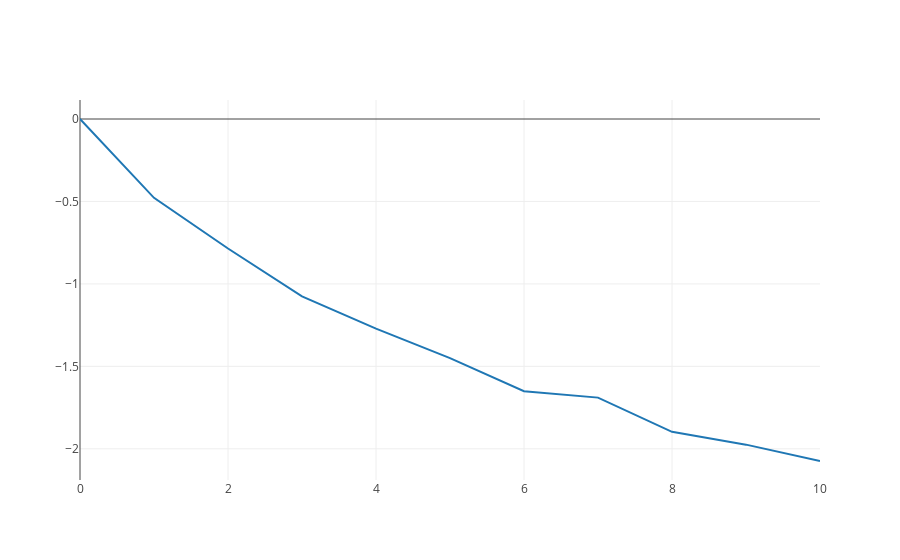

The notebook cell saved with this chart:
### Markdown cell above
### b) ###

### Code cell
import plotly.offline as py
import plotly.graph_objs as go
py.offline.init_notebook_mode(connected=True)

def init_x(length):
    return np.random.uniform(0, 1, length)

power_iters = 10
power_iter_errors = [0]
x_1 = init_x(len(A))
x_1 /= norm(x_1)
identity = np.identity(len(A))
for i in range(power_iters):
    y = np.matmul(A, x_1)
    x_1 = y / norm(y)
    A_x = np.matmul(A, x_1)
    eigenval = np.matmul(x_1.T, A_x)
    err = np.log(norm(A_x - x_1))
    power_iter_errors.append(err)

# Plotting.
trace1 = go.Scatter(
    x = np.arange(len(power_iter_errors)),
    y = np.array(power_iter_errors).astype(np.float32),
    mode = 'lines',
    name = 'Vanilla Power Iteration'
)

data = [trace1]
py.iplot(data, filename='power-iteration-errors')

### Figure 1 — Plotly figure (JSON) as saved in the notebook; plotly's stock layout.template omitted (floating-point values rounded to 4 significant figures)
{"data": [{"mode": "lines", "name": "Vanilla Power Iteration", "type": "scatter", "uid": "53704104-cb64-11e8-b4cc-086266448fb7", "x": [0, 1, 2, 3, 4, 5, 6, 7, 8, 9, 10], "y": [0, -0.4781, -0.7851, -1.075, -1.271, -1.45, -1.65, -1.69, -1.897, -1.975, -2.074]}], "layout": {}}
